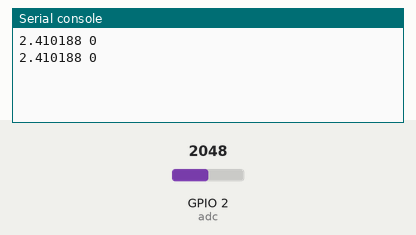
The program below on a simulated ESP32 board running MicroPython. Parts: the last lines printed to the serial console. The inputs (shaded band) are chosen by the test bench; at power-on: GPIO 2 (adc) = 2048 (analog values on the 0–4095 scale).

Above: at 1.2 s.
1.3 s: GPIO 2 (adc) set to 2866
At 2.6 s:
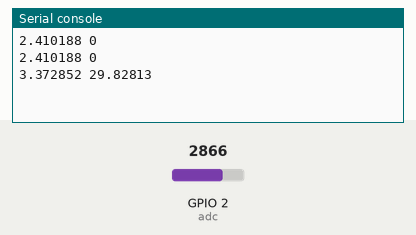
2.8 s: GPIO 2 (adc) set to 3603
At 3.8 s:
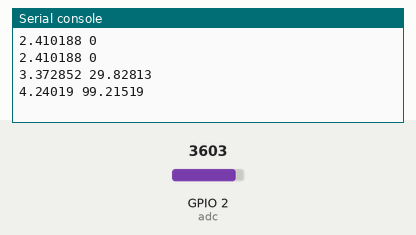
Timing chart, 0 to 5.8 s (numbered marks = the images above; inputs shaded):
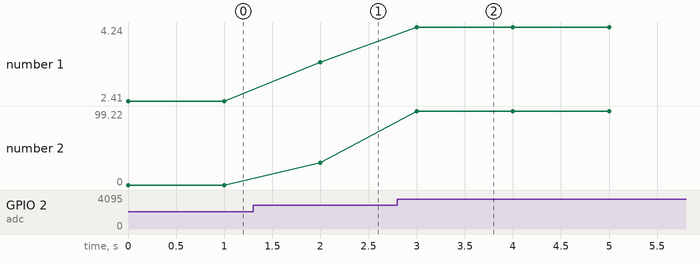

The program:

battery_2_1.py
```python
from machine import Pin,ADC
import time

adc = ADC(Pin(2))

try:
    while True:
        # adc_value = adc.read()
        # print(adc_value)

        # 40.2k / 10k divider restoration: (40.2 + 10) / 10 = 5.02
        voltage = adc.read()/4095*5.02*0.96
        percent = (voltage - 3.0) / (4.25 - 3.0) * 100
        percent = max(0, min(100, percent))
        print(voltage, percent)

        time.sleep(1.0)

except KeyboardInterrupt:
    print("코드를 종료합니다.")
```

Measured:
- after the input at 1.3 s, the serial console: prints a new line after 0.70 s (image 1)
- after the input at 2.8 s, the serial console: prints a new line after 0.20 s (image 2)
- plotted number 1: 2.41 → 3.37 after the input at 1.3 s, 3.37 → 4.24 after the input at 2.8 s
- plotted number 2: 0 → 29.83 after the input at 1.3 s, 29.83 → 99.22 after the input at 2.8 s
